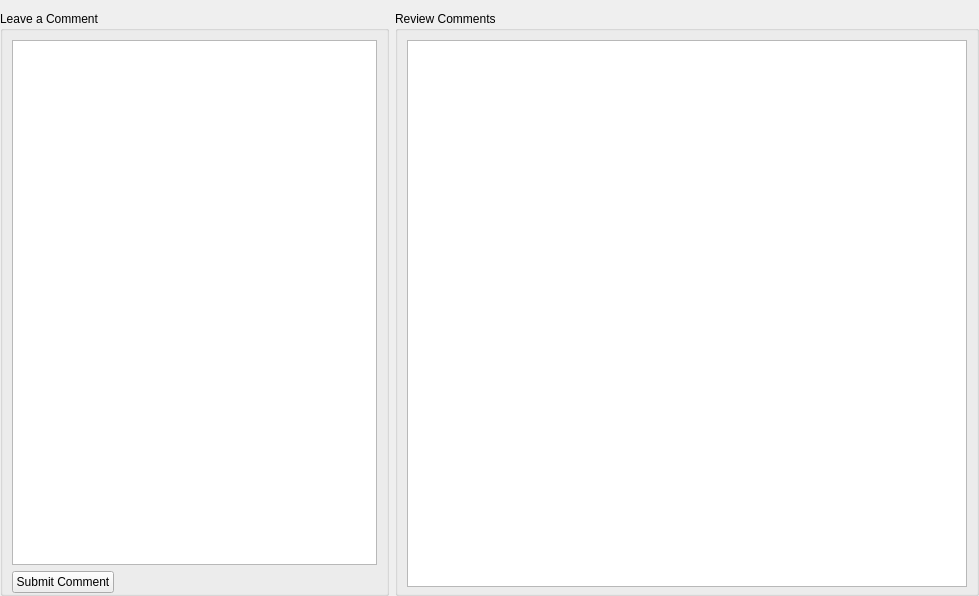
<?xml version="1.0" encoding="UTF-8"?>
<ui version="4.0">
 <class>CommentManagerWidget</class>
 <widget class="QWidget" name="CommentManagerWidget">
  <property name="geometry">
   <rect>
    <x>0</x>
    <y>0</y>
    <width>979</width>
    <height>596</height>
   </rect>
  </property>
  <property name="windowTitle">
   <string>Form</string>
  </property>
  <layout class="QHBoxLayout" name="horizontalLayout_3">
   <property name="leftMargin">
    <number>0</number>
   </property>
   <property name="rightMargin">
    <number>0</number>
   </property>
   <property name="bottomMargin">
    <number>0</number>
   </property>
   <item>
    <layout class="QHBoxLayout" name="horizontalLayout_2" stretch="4,6">
     <item>
      <widget class="QGroupBox" name="newCommetGroupBox">
       <property name="title">
        <string>Leave a Comment</string>
       </property>
       <property name="flat">
        <bool>false</bool>
       </property>
       <property name="checkable">
        <bool>false</bool>
       </property>
       <layout class="QVBoxLayout" name="verticalLayout">
        <property name="bottomMargin">
         <number>0</number>
        </property>
        <item>
         <widget class="QTextEdit" name="newCommentTextEdit"/>
        </item>
        <item>
         <layout class="QHBoxLayout" name="horizontalLayout">
          <item>
           <widget class="QPushButton" name="submitButton">
            <property name="text">
             <string>Submit Comment</string>
            </property>
           </widget>
          </item>
          <item>
           <spacer name="horizontalSpacer">
            <property name="orientation">
             <enum>Qt::Horizontal</enum>
            </property>
            <property name="sizeHint" stdset="0">
             <size>
              <width>128</width>
              <height>20</height>
             </size>
            </property>
           </spacer>
          </item>
         </layout>
        </item>
       </layout>
      </widget>
     </item>
     <item>
      <widget class="QGroupBox" name="oldCommetGroupBox">
       <property name="title">
        <string>Review Comments</string>
       </property>
       <layout class="QVBoxLayout" name="verticalLayout_2">
        <property name="leftMargin">
         <number>9</number>
        </property>
        <property name="topMargin">
         <number>9</number>
        </property>
        <property name="rightMargin">
         <number>9</number>
        </property>
        <property name="bottomMargin">
         <number>0</number>
        </property>
        <item>
         <widget class="QTextEdit" name="oldCommentTextEdit"/>
        </item>
        <item>
         <widget class="QFrame" name="paginationFrame">
          <property name="frameShape">
           <enum>QFrame::StyledPanel</enum>
          </property>
          <property name="frameShadow">
           <enum>QFrame::Raised</enum>
          </property>
         </widget>
        </item>
       </layout>
      </widget>
     </item>
    </layout>
   </item>
  </layout>
 </widget>
 <resources/>
 <connections/>
</ui>
